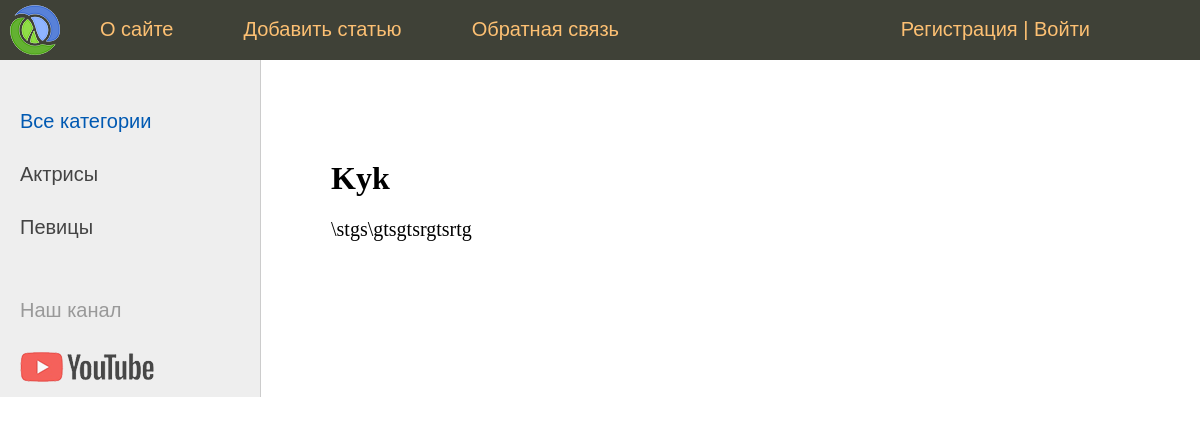
The page /post/fhdhdhdfghsdh/ on the database its author committed.
### women/models.py (models this page shows, shortened)
class Category(models.Model):
    name = models.CharField(max_length=100, db_index=True, verbose_name="Категория")
    slug = models.SlugField(max_length=255, unique=True, db_index=True, verbose_name="URL")
    def get_absolute_url(self):
        return reverse('category', kwargs={'cat_slug': self.slug})
    class Meta:
        verbose_name = 'Категория'
        verbose_name_plural = 'Категории'
        ordering = ['id']

class Women(models.Model):
    title = models.CharField(max_length=255, verbose_name="Заголовок")
    slug = models.SlugField(max_length=255, unique=True, db_index=True, verbose_name="URL")
    content = models.TextField(blank=True,verbose_name="Текст статьи")
    photo = models.ImageField(upload_to="photos/%Y/%m/%d/", verbose_name="Фото")
    time_create= models.DateTimeField(auto_now_add=True, verbose_name="Время создания")
    time_update= models.DateTimeField(auto_now=True, verbose_name="Время изменения")
    is_published = models.BooleanField(default=True, verbose_name="Публикация")
    cat = models.ForeignKey('Category', on_delete=models.PROTECT, verbose_name="Категории")
    def __str__(self):
        return self.title
    class Meta:
        verbose_name = 'Известные женщины'
        verbose_name_plural = 'Известные женщины'
        ordering = ['-time_create', 'title']

### women/views.py (the view)
# urls.py: path('post/<slug:post_slug>/', ShowPost.as_view() , name='post'),
class ShowPost(DataMixin,DetailView):
    model = Women
    template_name = 'women/post.html'
    slug_url_kwarg = 'post_slug'
    context_object_name = 'post'
    def get_context_data(self, *, object_list=None, **kwargs):
        context = super().get_context_data(**kwargs)
        c_def = self.get_context(title=context['post'])
        return dict(list(context.items()) + list(c_def.items()))

### women/utils.py (called while the page is built)
    def get_context(self,**kwargs):
        context=kwargs
        cats= Category.objects.all()
        context['menu']=menu
        context['cats']= cats
        if 'cat_selected' not in context:
            context['cat_selected']=0
        return context

### women/templates/women/post.html (shortened to what this page needs)
{% extends 'women/base.html' %}
{% block content %}
<h1>{{post.title}}</h1>
{{post.content|linebreaks}}
{% endblock %}

### women/templates/women/base.html (shortened to what this page needs)
{% load static %}
{% load women_tags %}
<!DOCTYPE html>
<html>
<head>
	<link type="text/css" href="{% static 'women/css/style.css' %}" rel="stylesheet" />
</head>
<body>
<table class="table-page" border=0 cellpadding="0" cellspacing="0">
<tr><td valign=top>
{% block mainmenu %}
		<div class="header">
			<ul id="mainmenu" class="mainmenu">
                            <li class="logo"><a href="{% url 'home' %}"><div class="logo"></div></a></li>
                        {% for m in menu %}
                            <li><a href="{% url m.url_name %}">{{m.title}}</a></li>
                        {% endfor %}
                            <li class="last">
                                {% if request.user.is_authenticated %}
<li class="last"> {{user.username}} | <a href="{% url 'logout' %}">Выйти</a></li>
{% else %}
<li class="last"><a href="{% url 'register' %}">Регистрация</a> | <a href="{% url 'login' %}">Войти</a></li>
{% endif %}
                            </li>
                            </ul>
{% endblock mainmenu %}
<table class="table-content" border=0 cellpadding="0" cellspacing="0">
<tr>
	<td valign="top" class="left-chapters">
	<ul id="leftchapters">
		{% if cat_selected == 0 %}
                   <li class="selected">Все категории</li>
{% else %}
                   <li><a href="{% url 'home' %}">Все категории</a></li>
{% endif %}
{% for c in cats %}
         {% if c.pk == cat_selected %}
                   <li class="selected">{{c.name}}</li>
         {% else %}
                   <li><a href="{{ c.get_absolute_url }}">{{c.name}}</a></li>
         {% endif %}
{% endfor %}
		<li class="share">
		<p>Наш канал</p>
		<a class="share-yt" href="https://www.youtube.com/channel/UClJzWfGWuGJL2t-3dYKcHTA/playlists" target="_blank" rel="nofollow"></a>
		</li>
	</ul>
</td>
<td valign="top" class="content">
	<div class="content-text">
{% block content %} {% endblock %}
	</div>
</td></tr></table>
</td></tr>
</body>
</html>

### women/static/women/css/style.css (style rules this page uses)
html, body { font-family: 'Arial'; margin: 0; padding: 0; height: 100%; width: 100%; color: #444; }
a { color: #0059b2; text-decoration: none; }
.table-page { width: 100%; height: 100%; vertical-align: top; }
.table-page tr { height: 100%; }
.header { background: #3F4137; height: 60px; }
.logo { background: url('../images/logo.png') no-repeat 10px 5px; width: 70px; height: 60px; }
ul.mainmenu { list-style: none; margin: 0; padding: 0; height: 60px; color: #fdc073; font-size: 20px; overflow: hidden; }
ul.mainmenu li { float: left; margin: 18px 40px 0 30px; }
ul.mainmenu li.logo { margin: 0; }
ul.mainmenu li.last { float: right; }
ul.mainmenu li a { color: #fdc073; text-decoration: none; }
.table-content { width: 100%; min-height: 100%; height: 100%; }
.left-chapters { margin: 0; background: #eee; border-right: 1px solid #ccc; min-height: 100%; }
.left-chapters ul { width: 230px; min-height: 100%; margin: 0; padding: 20px 10px 10px 20px; list-style: none; font-size: 20px; }
.left-chapters ul li { margin: 30px 0 0 0; color: #999; }
.left-chapters ul li.selected { color: #0059b2; }
.left-chapters ul li a { color: #444; text-decoration: none; }
.left-chapters ul li.share { margin: 60px 0 0 0; }
.left-chapters ul li.share p { margin: 30px 0 30px 0; }
.left-chapters ul li.share a { display: inline-block; width: 40px; height: 40px; margin: 0 20px 0 0; }
.left-chapters ul li.share a.share-yt { width: 100%; height: 30px; background: url('../images/share_yt.png') no-repeat 0 0 }
.content { padding: 40px 20px 20px 40px; width: 100%; box-sizing: border-box; }
.content-text { margin: 60px 0 0 30px; color: #000; font-size: 20px; font-family: Yandex Sans Display Light; }
.content-text h1 { font-size: 32px; }

### rows shown on the page
Category: name "Актрисы"
Category: name "Певицы"
Women: title "Kyk", content "\\stgs\\gtsgtsrgtsrtg"

### other values the page prints
{{ m.title }} "О сайте" "Добавить статью" "Обратная связь"
